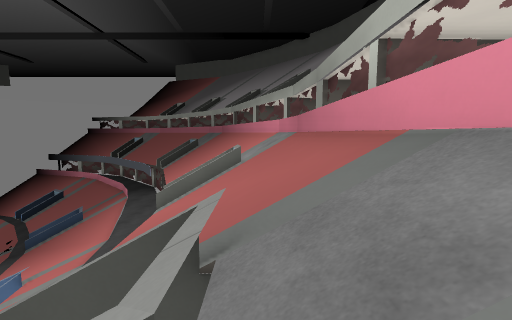
view 1 (above)

13 first-person views from a walk through a Godot game level. The camera is 1.5 m above the floor, tilts 6° down and sees 90° across. The floor is counted in squares, 2 m on a side. Each view is taken from the middle of a square. On the plan, view 1 faces up. The plan holds only what a view shows up to about 9 squares ahead; the rest is blank. The place goes on beyond the plan. Characters and animated objects are not drawn. Some surface patterns are stand-ins.

view 2
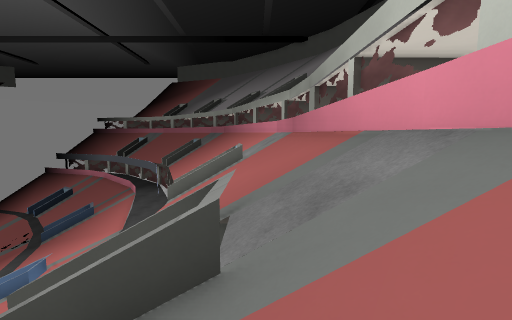

view 3
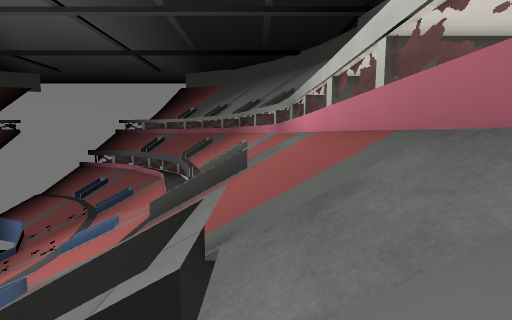

view 4
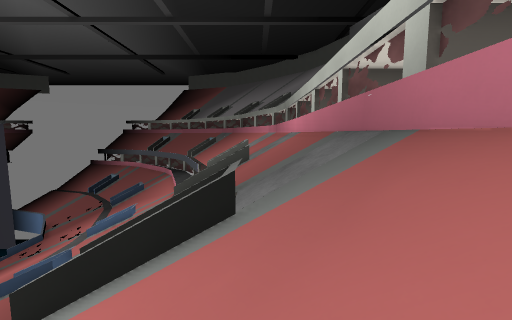

view 5
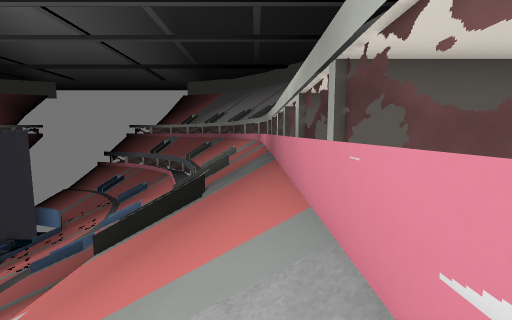

view 6
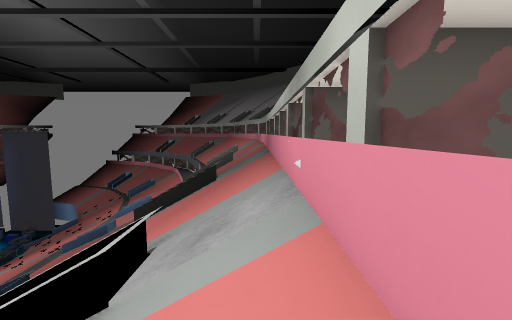

view 7
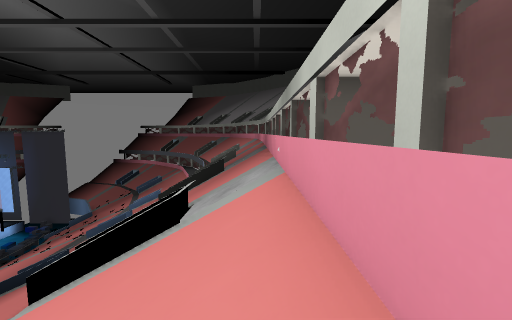

view 8
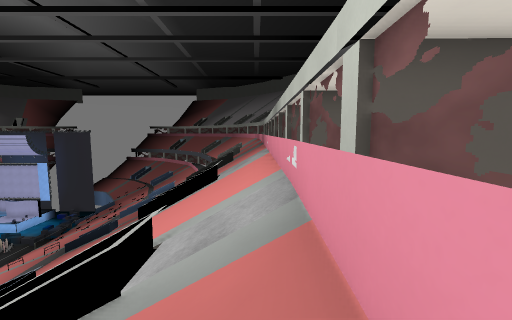

view 9
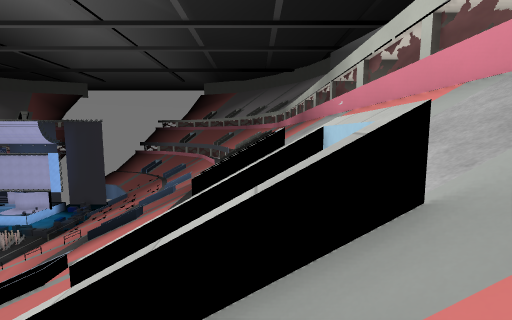

view 10
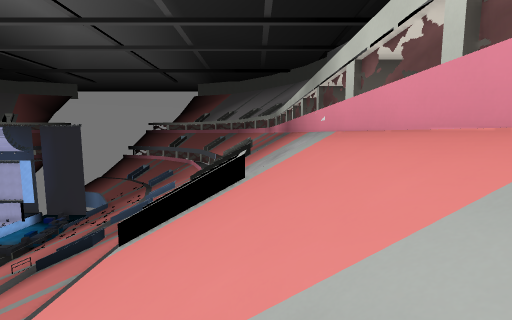

view 11
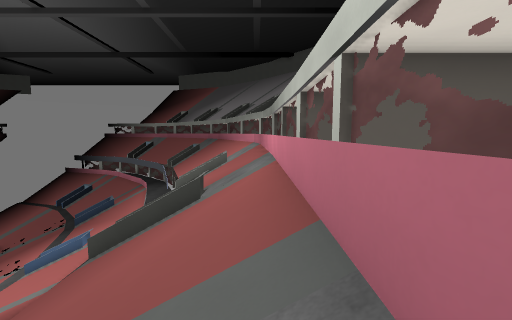

view 12
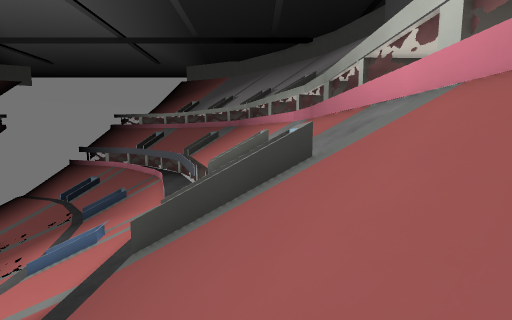

view 13
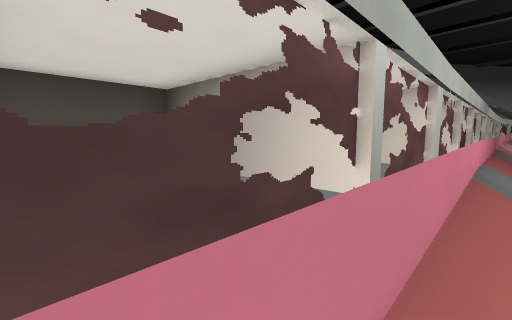

### Floor plan
Key: @ floor where view 1 was taken; # wall or solid block; / step, stairs or slope; = window, fence, low wall or low ledge; v drop or lower ground.
Columns run from 3 left of view 1 to 3 right of it. Each row starts with its distance up from view 1.
  9 ===/#
  8 v==/##
  7 v////#
  6 v////#
  5 v////#
  4   ///##
  3   ///=
  2 v==//#
  1 v==//##
  0 v//@/#
 -1 v////=
 -2  ////##
 -3   ///=
 -4  ==//#
 -5 v==//##
 -6 v////#
 -7 v////#
 -8  ////#
 -9   ///#
-10 v==//##
-11 v==//##
-12 v////=
-13 v////##
-14  ////=
-15   ///#
-16 v==//##
-17  ==//#
-18   ///=
-19     /

Where each view was taken, in squares from view 1:
view 1: 0 up, 0 right, facing up
view 2: 1 down, 0 right, facing up
view 3: 6 down, 0 right, facing up
view 4: 8 down, 0 right, facing up
view 5: 11 down, 1 right, facing up
view 6: 13 down, 1 right, facing up
view 7: 15 down, 1 right, facing up
view 8: 19 down, 1 right, facing up
view 9: 18 down, 1 left, facing up
view 10: 16 down, 0 right, facing up
view 11: 5 down, 1 right, facing up
view 12: 3 down, 1 left, facing up
view 13: 7 up, 1 right, facing down-right
